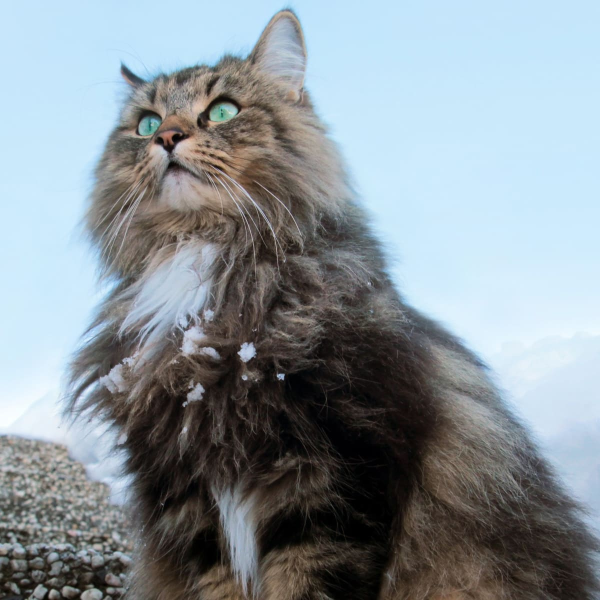
#> input picture imgs/cat.jpg, 1200 x 1200 px, found by its file name (shown at 1/2 size)
$ python knitting_design.py
#> lines starting #> are read from the running program, lines starting #| are printed output that depends on the picture; after the words box and inside, x2 and y2 are one past the last pixel; in counts of white or black regions, pixels touching at a corner belong together
# -*- coding: utf-8 -*-
"""knitting_design.ipynb

Automatically generated by Colaboratory.

Original file is located at
    https://colab.research.google.com/drive/1JLlq7S-SyW0Z2pcMHF_UqvvQf-5PXyzr

### imports & globals
"""

import os
import matplotlib.pyplot as plt
from matplotlib import cm
from matplotlib.colors import ListedColormap
from mpl_toolkits.axes_grid1 import make_axes_locatable
import numpy as np
import cv2

n = 8
k = 10
Npix = 512
img = np.random.normal(0.0, 1.0, size=(Npix, Npix))

os.getcwd()
img = cv2.imread('/content/drive/MyDrive/cat.jpg', cv2.IMREAD_GRAYSCALE)
#> img: shape (1200, 1200); min 0, max 254, mean 144.2
print(type(img), img.shape)
#| <class 'numpy.ndarray'> (1200, 1200)

"""### downsample"""

def downsample(x, k=k):
#> called with k = 10
  dx = x.reshape((
      x.shape[0] // k, k,
      x.shape[1] // k, k
  ))
  return dx.mean(axis=(1,3))
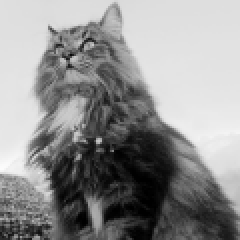
#> returned value: shape (120, 120) float64 (shown 2 times larger); min 0, max 252.4, mean 144.2

def norm(x):
  return (x - x.min()) / (x.max() - x.min())

"""### image partitioning
partition image by normalised pixel density
"""

def density_partition(x, n=n):
  x = norm(x)
  x_channels = np.zeros((n, *x.shape))

  for _ in range(n):
    y = np.zeros_like(x)
    cond_ = (_ / n < x) & (x < (_ + 1) / n)
    ix_ = np.argwhere(cond_)
    # print(_ / n, (_+1) / n, ix_)

    y[ix_[:,0], ix_[:,1]] = x[ix_[:,0], ix_[:,1]]
    x_channels[_] = y
#> this loop made 8 passes
#> pass 1, in density_partition, `cond_ = (_ / n < x) & (x < (_ + 1) / n)`:
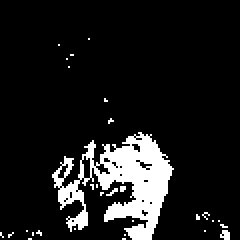
#> cond_: shape (120, 120) bool (shown 2 times larger); 10.8% white; 30 white regions (29 under 20 px), largest, box (x1, y1, x2, y2) and area: (26, 66, 87, 120) 1456
#> after the loop:
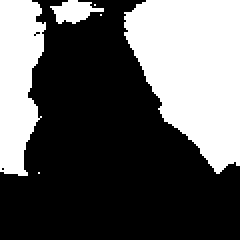
#> cond_: shape (120, 120) bool (shown 2 times larger); 36.4% white; 6 white regions (3 under 20 px), largest, box (x1, y1, x2, y2) and area: (62, 0, 120, 87) 3542, (0, 0, 23, 88) 1512, (25, 0, 52, 12) 187
#> after the loop:
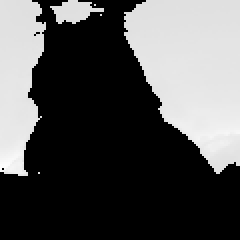
#> y: shape (120, 120) float64 (shown 2 times larger); min 0, max 0.999, mean 0.328
  return x_channels

def density_partition2(x, n=n):
  x = norm(x)
  y = np.zeros_like(x)
  fills = [2 ** _ for _ in range(n)]

  for _ in range(n):
    cond_ = (_ / n < x) & (x < (_ + 1) / n)
    ix_ = np.argwhere(cond_)

    # print(_ / n, (_+1) / n, ix_)
    y[ix_[:,0], ix_[:,1]] = fills[_] #x[ix_[:,0], ix_[:,1]]
  return y

"""### randomised colourmap for each partition"""

def make_cmap(rgb):
  r, g, b = rgb
  N = 256
  vals = np.ones((N, 4))
  # vals[:, 0] = np.linspace(r / 256, 1, N)
  # vals[:, 1] = np.linspace(g / 256, 1, N)
  i = np.random.randint(0,2)
  vals[:, i] = np.linspace(b / 256.0, 1.0, N)
  map = ListedColormap(vals)
  rgba = (1-0.99,1-0.99,1-0.99)
  # map.set_over(rgba, alpha=0.0)
  map.set_under(rgba, alpha=0.0)
  return map

"""### plotting"""

X = density_partition(downsample(img))

plt.figure(figsize=(6,6), dpi=100)
plt.imshow(downsample(img))
plt.axis('off')

fig, axs = plt.subplots(1, n, figsize=(24,5), dpi=100)
for i,ax in enumerate(axs):
  ax.imshow(X[i])
  ax.axis('off')

def make_cmap(rgb):
  r, g, b = rgb
  N = 256
  vals = np.ones((N, 4))
  # vals[:, 0] = np.linspace(r / 256, 1, N)
  # vals[:, 1] = np.linspace(g / 256, 1, N)
  i = np.random.randint(0,2)
  vals[:, i] = np.linspace(b / 256.0, 1.0, N)
  map = ListedColormap(vals)
  rgba = (1-0.99,1-0.99,1-0.99)
  # map.set_over(rgba, alpha=0.0)
  map.set_under(rgba, alpha=0.0)
  return map

fig, ax = plt.subplots(1, 1, figsize=(6,6), dpi=100)
for x in X:
  ax.set_title("%.1f - %.1f" % (X[i].min(), X[i].max()))
  ax.imshow(x,
            alpha=1,
            cmap=make_cmap(np.random.randint(0,256,size=3)),
            interpolation='none',
            clim=[1e-4, 1])
#> this loop made 8 passes
ax.axis('off')

fig, ax = plt.subplots(1, 1, figsize=(6,6), dpi=100)
ix = [_ for _ in range(n)]
for i,x in zip(ix,X):
  ax.set_title("%.1f - %.1f" % (X[i].min(), X[i].max()))
  ax.imshow(X[i],
            alpha=1,
            cmap=make_cmap(np.random.randint(0,256,size=3)),
            interpolation='none',
            clim=[1e-4, 1])
#> this loop made 8 passes
ax.axis('off')

fig, axs = plt.subplots(1,n, figsize=(24,6))
# np.random.shuffle(ix)
for i,ax in zip(ix, axs):
  ax.set_title("%.2f - %.2f" % (X[i].min(), X[i].max()))
  ax.imshow(X[i],
            alpha=0.7,
            cmap=make_cmap(np.random.randint(0,256,size=3)),
            interpolation='none',
            clim=[1e-4, 1])
  ax.axis('off')
#> this loop made 8 passes

fig, ax = plt.subplots(figsize=(6.4,4.8), dpi=100)
for x in X:
  plt.hist(x.flatten(), histtype='step',
           bins=np.linspace(0.0,1.0,50), alpha=0.6,
           label="%.1f - %.1f" % (x.min(), x.max()))
plt.legend()

part_img = density_partition2(downsample(img))
#> in density_partition2, `y = np.zeros_like(x)`: y: shape (120, 120) float64; every value is 0
#> after the loop in density_partition2, `for _ in range(n):`:
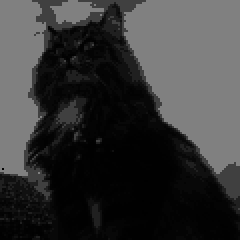
#> y: shape (120, 120) float64 (shown 2 times larger); min 0, max 128, mean 55.4
fig, (ax1, ax2) = plt.subplots(1,2,figsize=(12,12))
ax1.imshow(img, cmap='gray')
ax1.axis('off')
p = ax2.imshow(part_img, cmap=cm.get_cmap("plasma", n))
ax2.axis('off')
divider = make_axes_locatable(ax)
cax = divider.append_axes('right', size='20%', pad=0.5)
fig.colorbar(p, cax=cax, orientation='vertical')
plt.show()
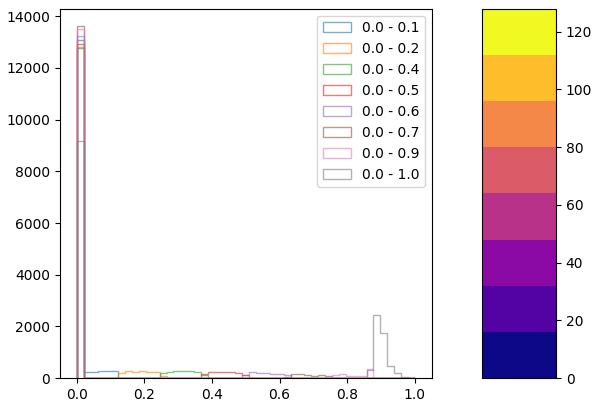
#> figure drawn by matplotlib, 2 panels
# ax2.imshow(img, cmap=cm.get_cmap("magma", n))

import matplotlib.ticker as plticker

# Open image file
image = part_img
dpi = 100.
k_grid = 2

# Set up figure
fig, ax = plt.subplots(#figsize=(float(image.shape[0]) / dpi,
                       #         float(image.shape[1]) / dpi),
                       figsize=(6,6),
                       dpi=dpi)
fig.subplots_adjust(left=0, right=1, bottom=0, top=1)

# Set the gridding interval: here we use the major tick interval
loc = plticker.MultipleLocator(base=k_grid)
ax.xaxis.set_major_locator(loc)
ax.yaxis.set_major_locator(loc)

# Add the grid

ax.grid(which='major', axis='both', linestyle='-', lw=1, alpha=0.5)
ax.imshow(image, cmap='plasma')

# Find number of gridsquares in x and y direction
nx = abs(int(float(ax.get_xlim()[1] - ax.get_xlim()[0]) / float(k_grid)))
#> nx = 60
ny = abs(int(float(ax.get_ylim()[1] - ax.get_ylim()[0]) / float(k_grid)))
#> ny = 60

print(nx, ny)
#| 60 60

# Add some labels to the gridsquares
for j in range(ny):
    y = k_grid / 2 + j * k_grid
    for i in range(nx):
        x = k_grid / 2. + float(i) * k_grid
        # ax.text(x, y,'{:d}'.format(i + j * nx),
                # color='w', ha='center', va='center', alpha=0.5)
# ax.axis('off')
ax.grid(True)
ax.set_xticklabels([])
ax.set_yticklabels([])

dx, dy = 2,2

# Open image file
image = part_img
dpi = 100.
k_grid = 0.5

# Set up figure
fig, ax = plt.subplots(#figsize=(float(image.shape[0]) / dpi,
                       #         float(image.shape[1]) / dpi),
                       figsize=(6,6),
                       dpi=dpi)
fig.subplots_adjust(left=0, right=1, bottom=0, top=1)

# Add the grid
# Modify the image to include the grid
image[:,::dy] = 0
image[::dx,:] = 0

# ax.grid(which='major', axis='both', linestyle='-', lw=1)
ax.imshow(image)

# ax.grid(True)
ax.set_xticklabels([])
ax.set_yticklabels([])

plt.figure()
plt.hist(part_img.flatten(), bins=None)
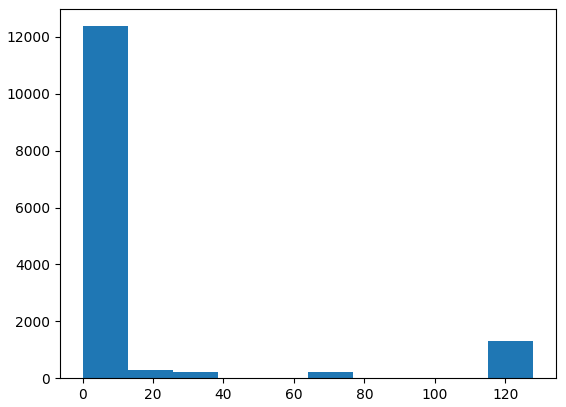
#> figure drawn by matplotlib, 1 panel; tallest bar 12378 high, from x = -8.88e-16 to 12.8
